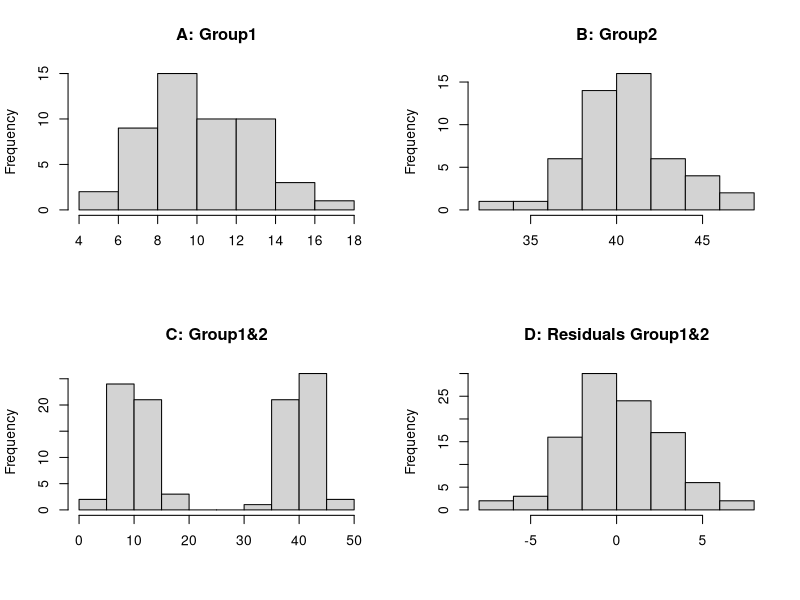
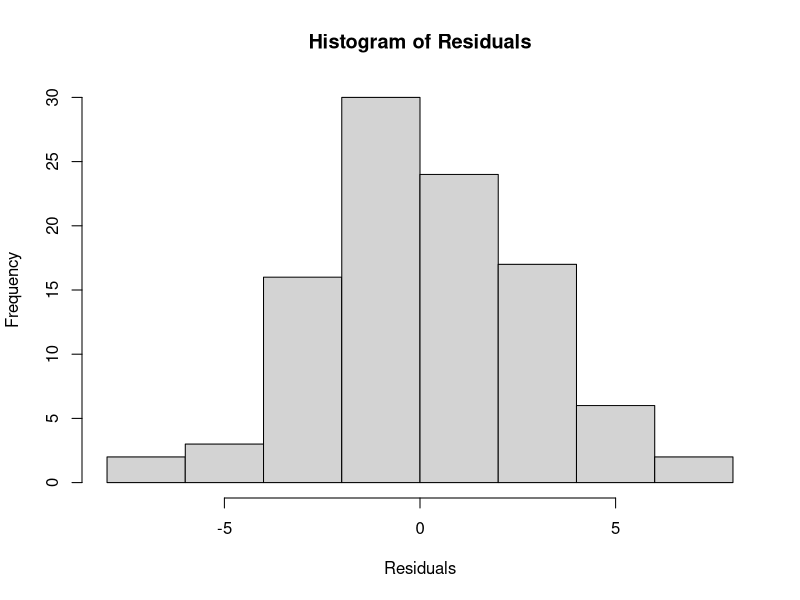
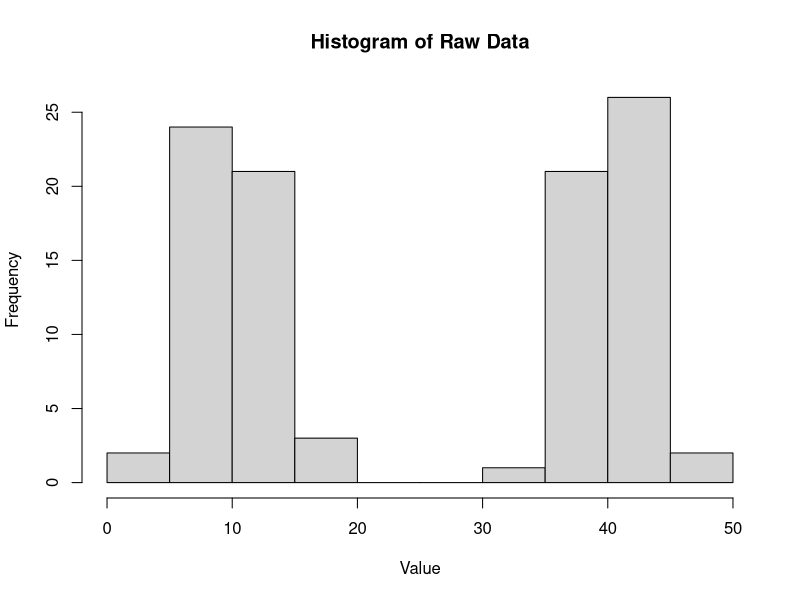
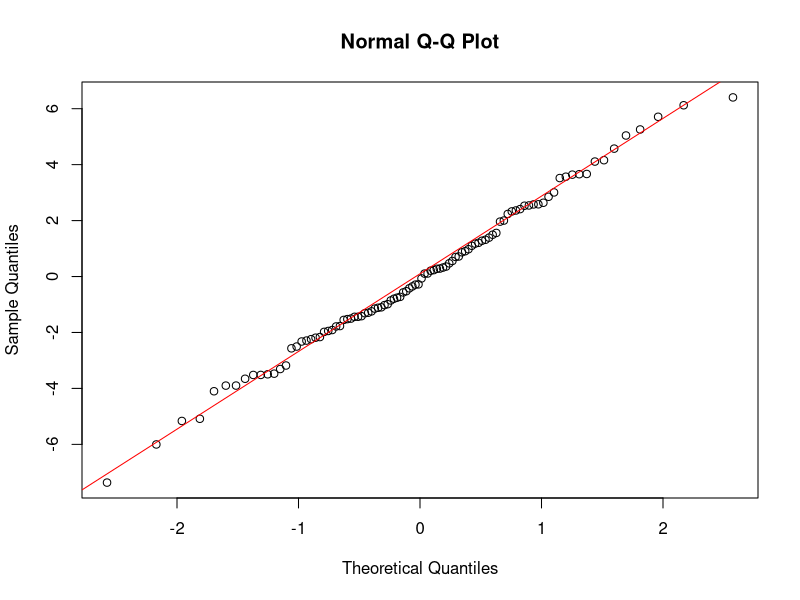
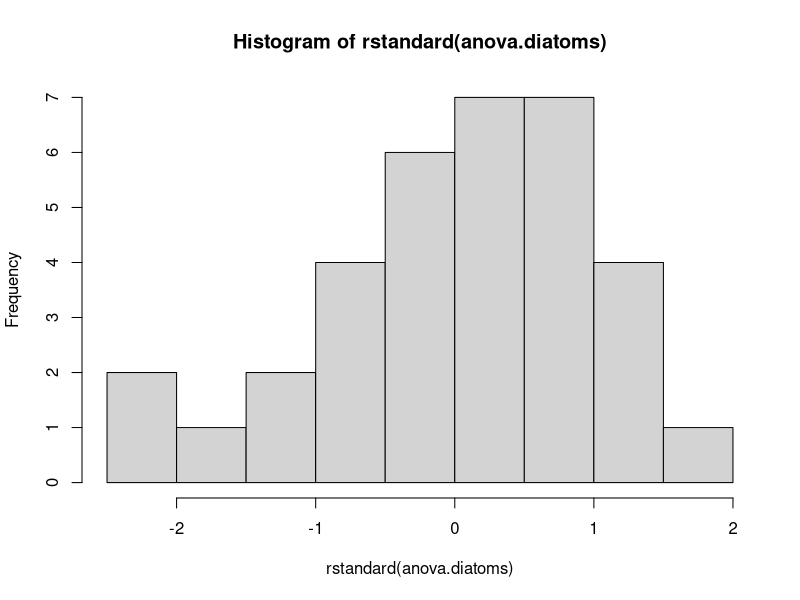
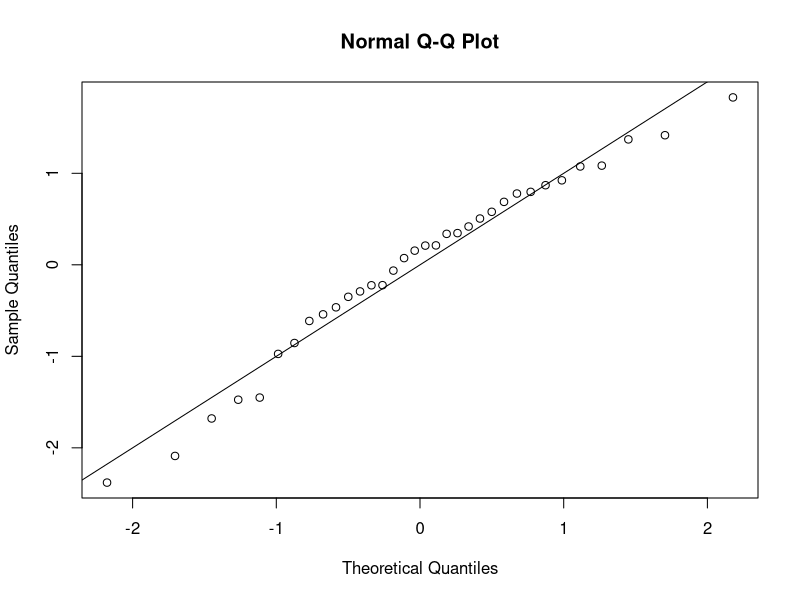
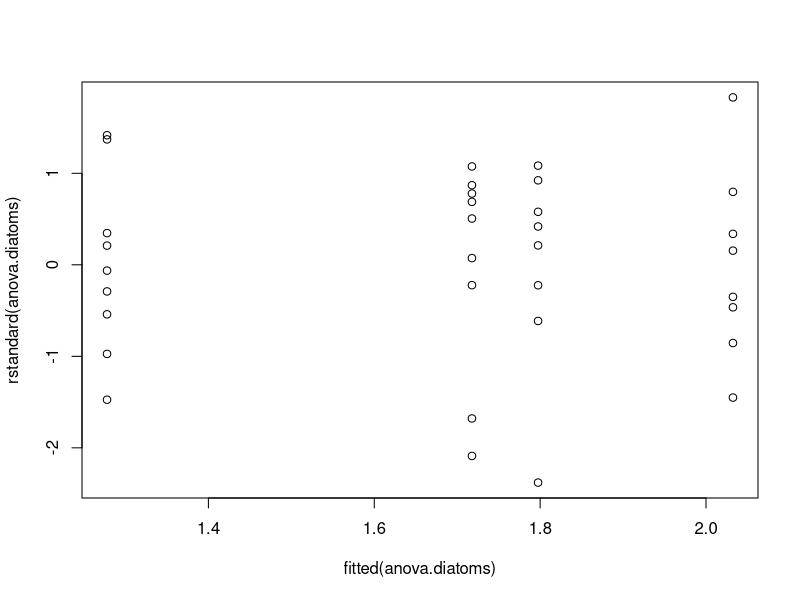
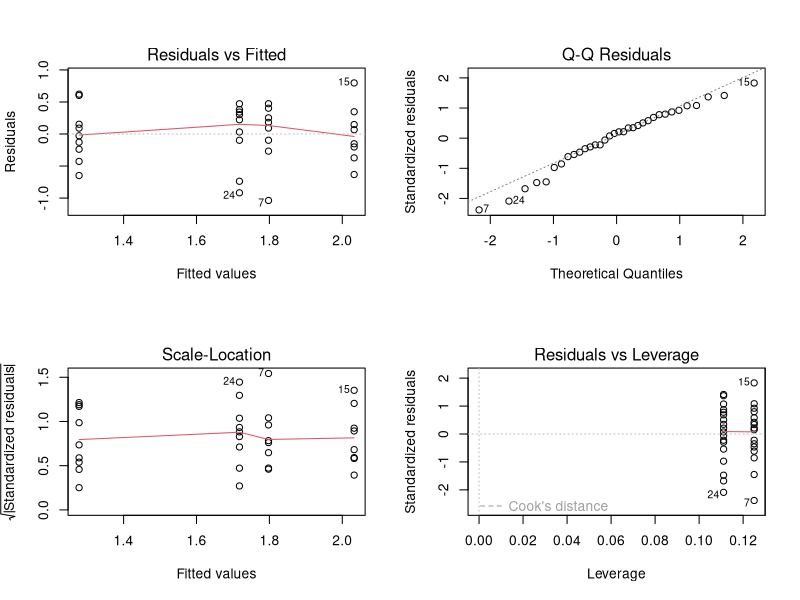

The R script that drew these images, in order:
## ---- chunk 1
knitr::opts_chunk$set(echo = TRUE)
## ---- chunk 2
#| code-fold: true

set.seed(123)
group1 <- rnorm(n = 50, mean = 10, sd = 3)
group2 <- rnorm(n = 50, mean = 40, sd = 3)

par(mfrow = c(2, 2))
hist(group1, main = "A: Group1", xlab = "")
hist(group2, main = "B: Group2", xlab = "")
hist(c(group1, group2), main = "C: Group1&2", xlab = "")
hist(c(group1 - mean(group1), group2 - mean(group2)), main = "D: Residuals Group1&2", xlab = "")
par(mfrow = c(1, 1))
## ---- chunk 3
#| code-fold: true

# Create a data frame
data <- data.frame(
  value = c(group1, group2),
  group = as.factor(rep(c("Group1", "Group2"), each = 50))
)
# Fit a one-way ANOVA model
anova_model <- aov(value ~ group, data = data)
# Extract residuals
residuals_anova <- residuals(anova_model)
# Plot histogram of residuals
hist(residuals_anova, main = "Histogram of Residuals", xlab = "Residuals")
## ---- chunk 4
#| code-fold: true

# Plot histogram of raw data
hist(data$value, main = "Histogram of Raw Data", xlab = "Value")
## ---- chunk 5
#| code-fold: true

# Q-Q plot of residuals
qqnorm(residuals_anova)
qqline(residuals_anova, col = "red")
## ---- chunk 6
#| code-fold: true

library(readxl)
diatoms <- read_excel("data/Data4.xlsx", sheet = "Diatoms")
diatoms$Zinc <- as.factor(diatoms$Zinc)
str(diatoms)
anova.diatoms <- aov(Diversity ~ Zinc, data = diatoms)
summary(anova.diatoms)
## ---- chunk 7
#| code-fold: true

hist(rstandard(anova.diatoms))
## ---- chunk 8
#| code-fold: true

qqnorm(rstandard(anova.diatoms))
abline(0, 1)
## ---- chunk 9
#| code-fold: true

shapiro.test(rstandard(anova.diatoms))
## ---- chunk 10
#| code-fold: true

plot(fitted(anova.diatoms), rstandard(anova.diatoms))
## ---- chunk 11
#| code-fold: true

bartlett.test(rstandard(anova.diatoms) ~ diatoms$Zinc)
## ---- chunk 12
#| code-fold: true

par(mfrow = c(2, 2))
plot(anova.diatoms)
par(mfrow = c(1, 1))
## ---- chunk 13
#| code-fold: true

par(mfrow = c(1, 2))
plot(anova.diatoms, which = 1) # Residuals vs fitted values
plot(anova.diatoms, which = 2) # Normal Q-Q plot
par(mfrow = c(1, 1))
## ---- chunk 14
#| code-fold: true

library(emmeans)
tukey.diatoms <- emmeans(anova.diatoms, pairwise ~ "Zinc")
tukey.diatoms
## ---- chunk 15
#| code-fold: true

plot(tukey.diatoms, comparisons = TRUE)
## ---- chunk 16
set.seed(123)
n_groups <- 5
n_per_group <- 10
n_simulations <- 1000
alpha <- 0.05
family_wise_errors <- 0

for (i in 1:n_simulations) {
  data <- data.frame(
    value = rnorm(n_groups * n_per_group, mean = 0, sd = 1),
    group = as.factor(rep(1:n_groups, each = n_per_group))
  )
  
  anova_model <- aov(value ~ group, data = data)
  tukey_result <- TukeyHSD(anova_model)
  
  if (any(tukey_result$group[, "p adj"] < alpha)) {
    family_wise_errors <- family_wise_errors + 1
  }
}
family_wise_error_rate <- family_wise_errors / n_simulations
family_wise_error_rate
## ---- chunk 17
family_wise_errors_no_adjust <- 0
for (i in 1:n_simulations) {
  data <- data.frame(
    value = rnorm(n_groups * n_per_group, mean = 0, sd = 1),
    group = as.factor(rep(1:n_groups, each = n_per_group))
  )
  
  p_values <- c()
  for (j in 1:(n_groups - 1)) {
    for (k in (j + 1):n_groups) {
      t_test_result <- t.test(value ~ group, data = subset(data, group %in% c(j, k)))
      p_values <- c(p_values, t_test_result$p.value)
    }
  }
  
  if (any(p_values < alpha)) {
    family_wise_errors_no_adjust <- family_wise_errors_no_adjust + 1
  }
}
family_wise_error_rate_no_adjust <- family_wise_errors_no_adjust / n_simulations
family_wise_error_rate_no_adjust
## ---- chunk 18
set.seed(123)
n_groups <- 5
n_per_group <- 10
n_simulations <- 1000
alpha <- 0.05
true_effect_size <- 1
power_tukey <- 0
power_t_test <- 0
for (i in 1:n_simulations) {
  data <- data.frame(
    value = c(rnorm(n_per_group, mean = 0, sd = 1),
              rnorm(n_per_group, mean = true_effect_size, sd = 1),
              rnorm(n_per_group, mean = 0, sd = 1),
              rnorm(n_per_group, mean = 0, sd = 1),
              rnorm(n_per_group, mean = 0, sd = 1)),
    group = as.factor(rep(1:n_groups, each = n_per_group))
  )
  
  anova_model <- aov(value ~ group, data = data)
  tukey_result <- TukeyHSD(anova_model)
  
  if (tukey_result$group["2-1", "p adj"] < alpha) {
    power_tukey <- power_tukey + 1
  }
  
  t_test_result <- t.test(value ~ group, data = subset(data, group %in% c(1, 2)))
  if (t_test_result$p.value < alpha) {
    power_t_test <- power_t_test + 1
  }
}
power_tukey_rate <- power_tukey / n_simulations
power_t_test_rate <- power_t_test / n_simulations
## ---- chunk 19
# print results:
cat("Adjusted for family-rate errors using Tukey's test. Proportion correctly detected:", power_tukey_rate, "\n")
cat("Unadjusted t-tests. Proportion correctly detected:", power_t_test_rate, "\n")
